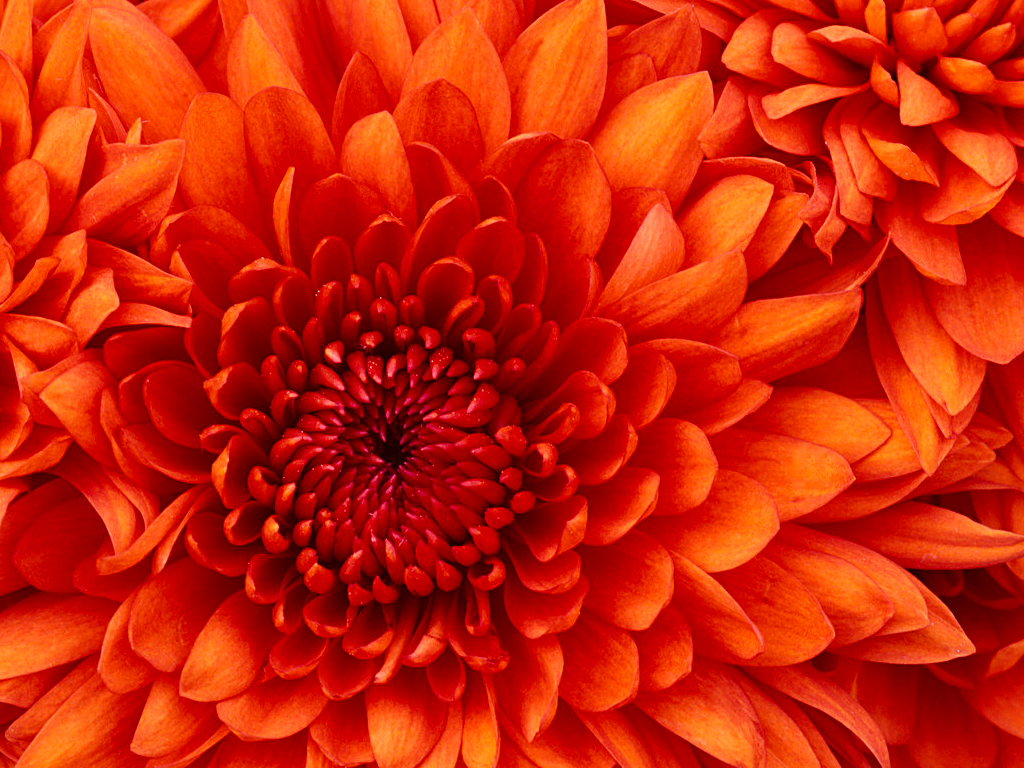
#> input picture local_binary_patterns/Homework/Temp/Besho/I0.jpg, 1024 x 768 px
$ python Main.py
#> lines starting #> are read from the running program, lines starting #| are printed output that depends on the picture
import cv2
import numpy as np
import matplotlib.pyplot as plt


def bin2dec(binary):
    decimal = 0
    n = len(binary)
    for i in range(n-1,-1,-1):
        decimal += binary[n-1-i]*(2**i)
    return decimal


def LBP(img):
    r,c = np.shape(img)
    res = np.zeros((r,c))
    for i in range(r):
        for j in range(c):
            if(i == 0 or i == r-1): res[i,j] = 0; continue;
            if(j == 0 or j == c-1): res[i,j] = 0; continue;
            Vec = np.zeros((8))
            Vec[0] = img[i-1,j-1] > img [i,j]
            Vec[1] = img[i-1,j]   > img [i,j]
            Vec[2] = img[i-1,j+1] > img [i,j]
            Vec[3] = img[i,j+1]   > img [i,j]
            Vec[4] = img[i+1,j+1]   > img [i,j]
            Vec[5] = img[i+1,j] > img [i,j]
            Vec[6] = img[i+1,j-1]   > img [i,j]
            Vec[7] = img[i,j-1] > img [i,j]
            res[i,j] += bin2dec(Vec)
    #res[i,j]/=255;
    return res

def Hist(img):
    r,c = np.shape(img)
    hist = np.zeros((256))
    for i in range(r):
        for j in range(c):
            hist[int(img[i,j])] += 1
    hist = hist/max(hist)
    return hist

def Hamming(hist1,hist2,threshold):
    res = abs(hist1 - hist2)
    res = sum(res < threshold)
    return res*100/256

img1  = cv2.imread('I0.jpg')
#> img1 is the input picture: shape (768, 1024, 3); mean B, G, R 9.2, 35.5, 203.1
img1  = cv2.resize(img1,(100,100))
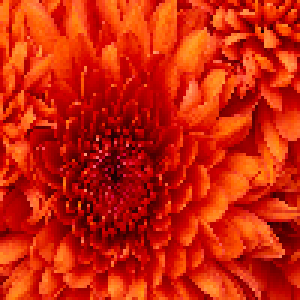
#> img1: shape (100, 100, 3) (shown 3 times larger); mean B, G, R 9.1, 35.2, 202.7
gray1 = cv2.cvtColor(img1, cv2.COLOR_BGR2GRAY)
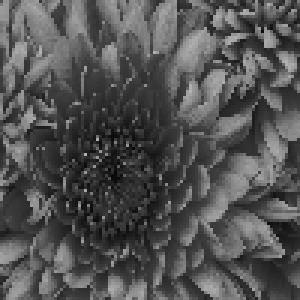
#> gray1: shape (100, 100) (shown 3 times larger); min 7, max 179, mean 82.3
res1 = LBP(gray1)
#> after the loop in LBP, `for i in range(r):`:
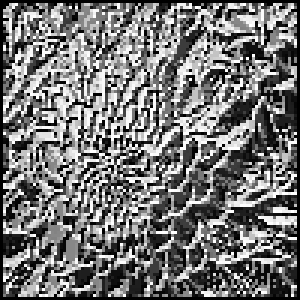
#> res: shape (100, 100) float64 (shown 3 times larger); min 0, max 255, mean 116.2
hist1 = Hist(res1)

img2  = cv2.imread('I1.jpeg')
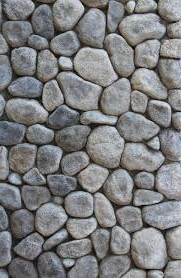
#> input picture local_binary_patterns/Homework/Temp/Besho/I1.jpeg, 181 x 278 px
#> img2 is the input picture: shape (278, 181, 3); mean B, G, R 126.5, 125, 124.2
img2  = cv2.resize(img2,(100,100))
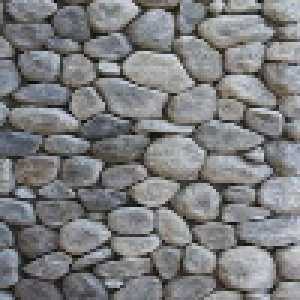
#> img2: shape (100, 100, 3) (shown 3 times larger); mean B, G, R 126.4, 124.9, 124.1
gray2 = cv2.cvtColor(img2, cv2.COLOR_BGR2GRAY)
res2 = LBP(gray2)
#> after the loop in LBP (call 2), `for i in range(r):`:
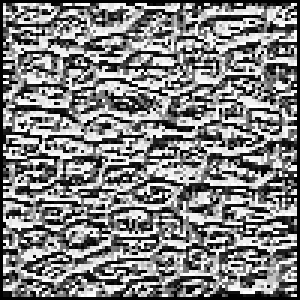
#> res: shape (100, 100) float64 (shown 3 times larger); min 0, max 255, mean 128.3
hist2 = Hist(res2)

print(Hamming(hist1,hist2,0.01))
#| 60.9375

fig, axs = plt.subplots(2)
axs[0].plot(hist1)
axs[1].plot(hist2)
plt.show()
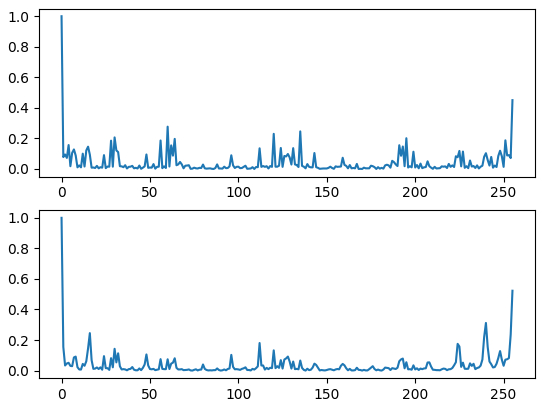
#> figure drawn by matplotlib, 2 panels; panel 1: curve peaks at x = 0, y = 1; panel 2: curve peaks at x = 0, y = 1
